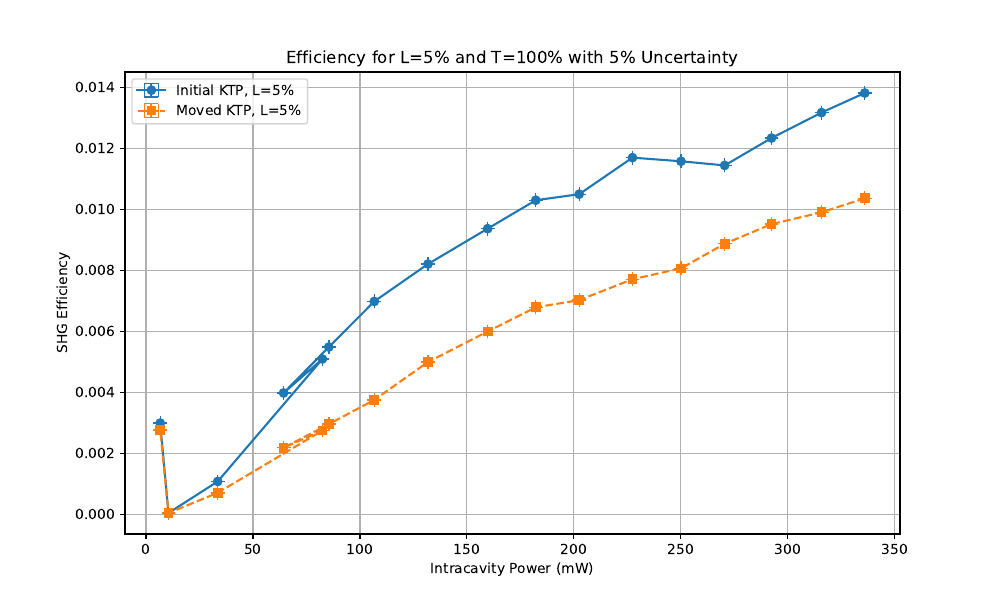

This figure's Python source:

import numpy as np
import matplotlib.pyplot as plt

# Data (X and Y inverted)
power_second = np.array([336, 315.8, 292.4, 270.5, 250.1, 227.4, 202.5, 182.2, 159.7, 131.8,
                        106.7, 85.44, 64.3, 82.46, 33.5, 10.48, 6.63])
power_532_1 = np.array([17.2, 15.3, 13.15, 11.22, 10.38, 9.41, 7.4, 6.39, 5.08, 3.65,
                        2.42, 1.454, 0.748, 1.299, 0.0766, 0.000185, 0.0001839])  # Initial position of KTP
power_532_2 = np.array([12.9, 11.5, 10.14, 8.7, 7.23, 6.2, 4.95, 4.21, 3.25, 2.22,
                        1.3, 0.783, 0.41, 0.7, 0.05, 0.000185, 0.00017])  # Moved KTP crystal away from Nd:YAG

power_1064 = np.array([24.88, 23.21, 21.3, 19.6, 17.92, 16.08, 14.09, 12.4, 10.84, 8.89,
                       6.93, 5.3, 3.76, 5.1, 1.428, 0.0974, 0.00123])

# Parameters
T_532 = 1  # Transmission coefficient set to 100% (1.0)
T_1064 = 0.02  # Transmission coefficient set to 100% (1.0)
L = 0.05  # Loss L = 5%

# Compute efficiencies for L = 5% and T = 100%
Pcav_1064 = power_1064 / (T_1064 * (1 - L))
Pcav_532_1 = power_532_1 / (T_532 * (1 - L))
Pcav_532_2 = power_532_2 / (T_532 * (1 - L))

efficiency_1 = Pcav_532_1 / Pcav_1064
efficiency_2 = Pcav_532_2 / Pcav_1064

# Define uncertainties (5%)
uncertainty_percentage = 0
power_second_error = power_second * uncertainty_percentage
power_532_1_error = power_532_1 * uncertainty_percentage
power_532_2_error = power_532_2 * uncertainty_percentage

# Plot efficiencies with error bars (crosses)
plt.figure(figsize=(10, 6))
plt.errorbar(power_second, efficiency_1, xerr=power_second_error, yerr=power_532_1_error,
             fmt='o', linestyle='-', label=f'Initial KTP, L={L*100:.0f}%', capsize=5)
plt.errorbar(power_second, efficiency_2, xerr=power_second_error, yerr=power_532_2_error,
             fmt='s', linestyle='--', label=f'Moved KTP, L={L*100:.0f}%', capsize=5)

plt.xlabel("Intracavity Power (mW)")
plt.ylabel("SHG Efficiency")
plt.title(f"Efficiency for L={L*100:.0f}% and T=100% with 5% Uncertainty")
plt.legend()
plt.grid(True)
plt.savefig("efficiency.pdf")
plt.show()
